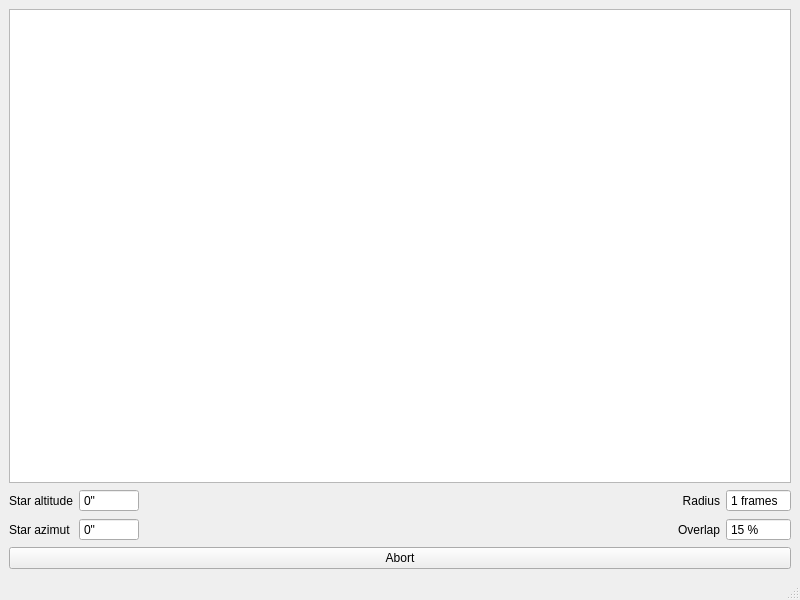
<?xml version="1.0" encoding="UTF-8"?>
<ui version="4.0">
 <class>SpiralSearchWindow</class>
 <widget class="QMainWindow" name="SpiralSearchWindow">
  <property name="geometry">
   <rect>
    <x>0</x>
    <y>0</y>
    <width>800</width>
    <height>600</height>
   </rect>
  </property>
  <property name="windowTitle">
   <string>Spiral Search - KalAO</string>
  </property>
  <widget class="QWidget" name="centralwidget">
   <layout class="QGridLayout" name="gridLayout" columnstretch="0,0,1,0,0">
    <item row="3" column="0" colspan="5">
     <widget class="QPushButton" name="abort_button">
      <property name="text">
       <string>Abort</string>
      </property>
      <property name="icon">
       <iconset resource="../assets.qrc">
        <normaloff>:/assets/icons/emblem-error.svg</normaloff>:/assets/icons/emblem-error.svg</iconset>
      </property>
     </widget>
    </item>
    <item row="2" column="1">
     <widget class="KNaNDoubleSpinbox" name="star_azimut_spinbox">
      <property name="readOnly">
       <bool>true</bool>
      </property>
      <property name="buttonSymbols">
       <enum>QAbstractSpinBox::ButtonSymbols::NoButtons</enum>
      </property>
      <property name="suffix">
       <string>&quot;</string>
      </property>
      <property name="decimals">
       <number>0</number>
      </property>
      <property name="minimum">
       <double>-999999.000000000000000</double>
      </property>
      <property name="maximum">
       <double>999999.000000000000000</double>
      </property>
     </widget>
    </item>
    <item row="1" column="0">
     <widget class="QLabel" name="star_altitude_label">
      <property name="text">
       <string>Star altitude</string>
      </property>
     </widget>
    </item>
    <item row="2" column="0">
     <widget class="QLabel" name="star_azimut_label">
      <property name="text">
       <string>Star azimut</string>
      </property>
     </widget>
    </item>
    <item row="0" column="0" colspan="5">
     <widget class="QGraphicsView" name="spiral_search_view"/>
    </item>
    <item row="1" column="3">
     <widget class="QLabel" name="radius_label">
      <property name="text">
       <string>Radius</string>
      </property>
      <property name="alignment">
       <set>Qt::AlignmentFlag::AlignRight|Qt::AlignmentFlag::AlignTrailing|Qt::AlignmentFlag::AlignVCenter</set>
      </property>
     </widget>
    </item>
    <item row="1" column="4">
     <widget class="QSpinBox" name="radius_spinbox">
      <property name="readOnly">
       <bool>true</bool>
      </property>
      <property name="buttonSymbols">
       <enum>QAbstractSpinBox::ButtonSymbols::NoButtons</enum>
      </property>
      <property name="suffix">
       <string> frames</string>
      </property>
      <property name="minimum">
       <number>1</number>
      </property>
     </widget>
    </item>
    <item row="2" column="4">
     <widget class="QSpinBox" name="overlap_spinbox">
      <property name="readOnly">
       <bool>true</bool>
      </property>
      <property name="buttonSymbols">
       <enum>QAbstractSpinBox::ButtonSymbols::NoButtons</enum>
      </property>
      <property name="suffix">
       <string> %</string>
      </property>
      <property name="minimum">
       <number>0</number>
      </property>
      <property name="maximum">
       <number>50</number>
      </property>
      <property name="singleStep">
       <number>5</number>
      </property>
      <property name="value">
       <number>15</number>
      </property>
     </widget>
    </item>
    <item row="1" column="1">
     <widget class="KNaNDoubleSpinbox" name="star_altitude_spinbox">
      <property name="readOnly">
       <bool>true</bool>
      </property>
      <property name="buttonSymbols">
       <enum>QAbstractSpinBox::ButtonSymbols::NoButtons</enum>
      </property>
      <property name="suffix">
       <string>&quot;</string>
      </property>
      <property name="decimals">
       <number>0</number>
      </property>
      <property name="minimum">
       <double>-999999.000000000000000</double>
      </property>
      <property name="maximum">
       <double>999999.000000000000000</double>
      </property>
     </widget>
    </item>
    <item row="2" column="3">
     <widget class="QLabel" name="overlap_label">
      <property name="text">
       <string>Overlap</string>
      </property>
      <property name="alignment">
       <set>Qt::AlignmentFlag::AlignRight|Qt::AlignmentFlag::AlignTrailing|Qt::AlignmentFlag::AlignVCenter</set>
      </property>
     </widget>
    </item>
    <item row="1" column="2">
     <spacer name="horizontalSpacer">
      <property name="orientation">
       <enum>Qt::Orientation::Horizontal</enum>
      </property>
      <property name="sizeHint" stdset="0">
       <size>
        <width>40</width>
        <height>20</height>
       </size>
      </property>
     </spacer>
    </item>
    <item row="2" column="2">
     <spacer name="horizontalSpacer_2">
      <property name="orientation">
       <enum>Qt::Orientation::Horizontal</enum>
      </property>
      <property name="sizeHint" stdset="0">
       <size>
        <width>40</width>
        <height>20</height>
       </size>
      </property>
     </spacer>
    </item>
   </layout>
  </widget>
  <widget class="QMenuBar" name="menubar">
   <property name="geometry">
    <rect>
     <x>0</x>
     <y>0</y>
     <width>800</width>
     <height>23</height>
    </rect>
   </property>
  </widget>
  <widget class="QStatusBar" name="statusbar"/>
 </widget>
 <customwidgets>
  <customwidget>
   <class>KNaNDoubleSpinbox</class>
   <extends>QDoubleSpinBox</extends>
   <header>kalao.guis.utils.widgets</header>
  </customwidget>
 </customwidgets>
 <resources>
  <include location="../assets.qrc"/>
 </resources>
 <connections/>
</ui>
